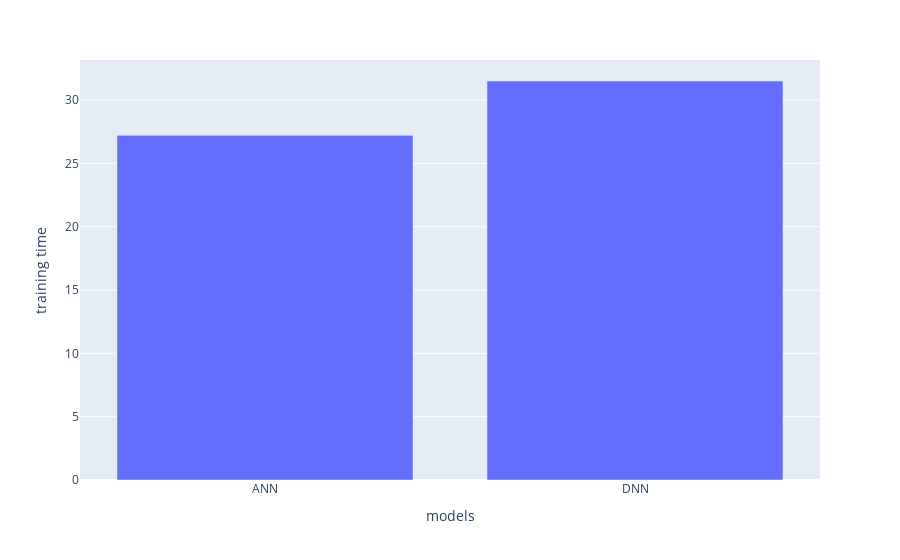

This figure's notebook cell:
### Code cell
px.bar(x=models,y=tt,labels={
    'y':'training time',
    'x':'models'
})

### Figure 1 — Plotly figure (JSON) as saved in the notebook; plotly's stock layout.template omitted (floating-point values rounded to 4 significant figures)
{"data": [{"alignmentgroup": "True", "hovertemplate": "models=%{x}<br>training time=%{y}<extra></extra>", "legendgroup": "", "marker": {"color": "#636efa", "pattern": {"shape": ""}}, "name": "", "offsetgroup": "", "orientation": "v", "showlegend": false, "textposition": "auto", "type": "bar", "x": ["ANN", "DNN"], "xaxis": "x", "y": [27.22, 31.51], "yaxis": "y"}], "layout": {"barmode": "relative", "legend": {"tracegroupgap": 0}, "margin": {"t": 60}, "xaxis": {"anchor": "y", "domain": [0, 1], "title": {"text": "models"}}, "yaxis": {"anchor": "x", "domain": [0, 1], "title": {"text": "training time"}}}}
